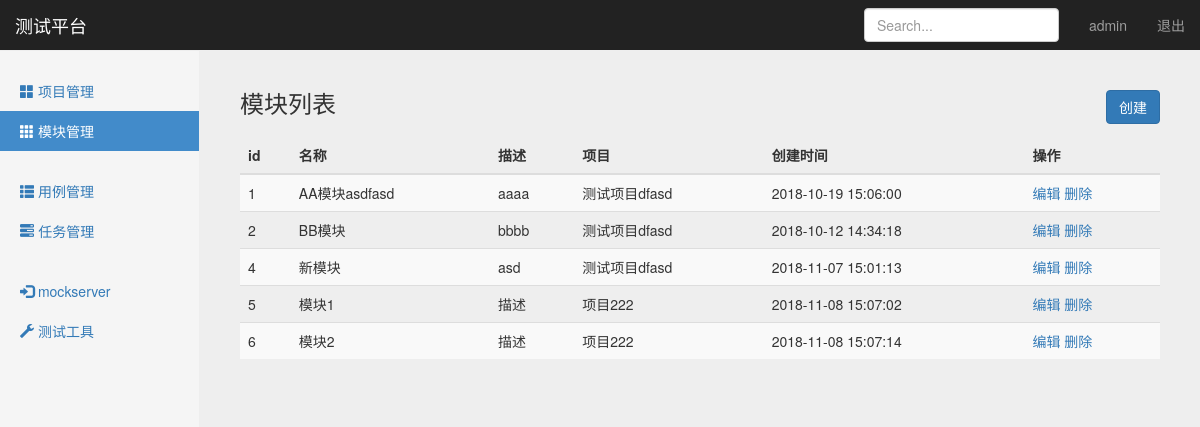
The page /manage/module_manage/ (signed in) on the database its author committed.
### project_app/models.py (models this page shows, shortened)
class Module(models.Model):
    project = models.ForeignKey(Project, on_delete=models.CASCADE)
    name = models.CharField("名称", max_length=100, blank=False, default="")
    describe = models.TextField("描述", default="")
    create_time = models.DateTimeField("创建时间", auto_now_add=True)

class Project(models.Model):
    name = models.CharField("名称", max_length=100, blank=False, default="")
    describe = models.TextField("描述", default="")
    status = models.BooleanField("状态：", default=True)
    create_time = models.DateTimeField("创建时间", auto_now_add=True)
    def __str__(self):
        return self.name

### project_app/views/module_views.py (the view)
# urls.py: path('module_manage/',  module_views.module_manage),
@login_required
def module_manage(request):
    username = request.session.get('user1', '')
    module_all = Module.objects.all()
    return render(request, "module_manage.html", {
        "user": username,
        "modules": module_all,
        "type": "list"
    })

### templates/module_manage.html (shortened to what this page needs)
{% extends "base.html" %}
{% block content %}
<nav class="navbar navbar-inverse navbar-fixed-top">
    <div class="container-fluid">
        <div class="navbar-header">
            <a class="navbar-brand" href="#">测试平台</a>
        </div>
        <div id="navbar" class="navbar-collapse collapse">
            <ul class="nav navbar-nav navbar-right">
                <li><a href="#">{{ user }}</a></li>
                <li><a href="/logout/">退出</a></li>
            </ul>
            <form class="navbar-form navbar-right">
                <input type="text" class="form-control" placeholder="Search...">
            </form>
        </div>
    </div>
</nav>
<div class="container-fluid">
    <div class="row">
        <div class="col-sm-3 col-md-2 sidebar">
            <ul class="nav nav-sidebar">
                <li><a href="/manage/project_manage/">
                    <span class="glyphicon glyphicon-th-large"></span> 项目管理</a>
                </li>
                <li class="active"><a href="#">
                    <span class="glyphicon glyphicon-th"></span> 模块管理</a>
                </li>
            </ul>
            <ul class="nav nav-sidebar">
                <li><a href="/interface/case_manage/">
                    <span class="glyphicon glyphicon-th-list"></span> 用例管理</a>
                </li>
                <li><a href="/interface/task_manage/">
                    <span class="glyphicon glyphicon-tasks"></span> 任务管理</a>
                </li>
            </ul>
            <ul class="nav nav-sidebar">
                <li><a href="#">
                    <span class="glyphicon glyphicon-log-in"></span> mockserver</a>
                </li>
                <li><a href="#">
                    <span class="glyphicon glyphicon-wrench"></span> 测试工具</a>
                </li>
            </ul>
        </div>
        {% if type == 'list'%}
        <div class="col-sm-9 col-sm-offset-3 col-md-10 col-md-offset-2 main">
            <h3 class="sub-header">模块列表
                <button type="button" class="btn btn-primary"
                style="float: right;"
                onclick="window.location.href='/manage/add_module/'">创建</button>
            </h3>
            <div class="table-responsive">
                <table class="table table-striped">
                    <thead>
                        <tr>
                            <th>id</th>
                            <th>名称</th>
                            <th>描述</th>
                            <th>项目</th>
                            <th>创建时间</th>
                            <th>操作</th>
                        </tr>
                    </thead>
                    <tbody>
                        {% for module in modules %}
                        <tr>
                            <td>{{ module.id }}</td>
                            <td>{{ module.name }}</td>
                            <td>{{ module.describe }}</td>
                            <td>{{ module.project }}</td>
                            <td>{{ module.create_time | date:"Y-m-d H:i:s" }}</td>
                            <td>
                                <a href="/manage/edit_module/{{module.id}}/">编辑</a>
                                <a href="/manage/delete_module/{{module.id}}/">删除</a>
                            </td>
                        </tr>
                        {% endfor %}
                    </tbody>
                </table>
            </div>
        </div>
        {% endif %}
    </div>
</div>
{% endblock %}

### static/css/signin.css (style rules this page uses)
body { padding-top: 40px; padding-bottom: 40px; background-color: #eee; }

### static/css/dashboard.css (style rules this page uses)
body { padding-top: 50px; }
.sub-header { padding-bottom: 10px; border-bottom: 1px solid #eee; }
.navbar-fixed-top { border: 0; }
.sidebar { display: none; }
@media (min-width: 768px) { .sidebar { position: fixed; top: 51px; bottom: 0; left: 0; z-index: 1000; display: block; padding: 20px; overflow-x: hidden; overflow-y: auto; background-color: #f5f5f5; border-right: 1px solid #eee; } }
.nav-sidebar { margin-right: -21px; margin-bottom: 20px; margin-left: -20px; }
.nav-sidebar > li > a { padding-right: 20px; padding-left: 20px; }
.nav-sidebar > .active > a, .nav-sidebar > .active > a:hover, .nav-sidebar > .active > a:focus { color: #fff; background-color: #428bca; }
.main { padding: 20px; }
@media (min-width: 768px) { .main { padding-right: 40px; padding-left: 40px; } }

### rows shown on the page
Module: id "1", name "AA模块asdfasd", describe "aaaa", project "测试项目dfasd", create_time "2018-10-19 15:06:00"
Module: id "2", name "BB模块", describe "bbbb", project "测试项目dfasd", create_time "2018-10-12 14:34:18"
Module: id "4", name "新模块", describe "asd", project "测试项目dfasd", create_time "2018-11-07 15:01:13"
Module: id "5", name "模块1", describe "描述", project "项目222", create_time "2018-11-08 15:07:02"
Module: id "6", name "模块2", describe "描述", project "项目222", create_time "2018-11-08 15:07:14"

### other values the page prints
{{ user }} "admin"
